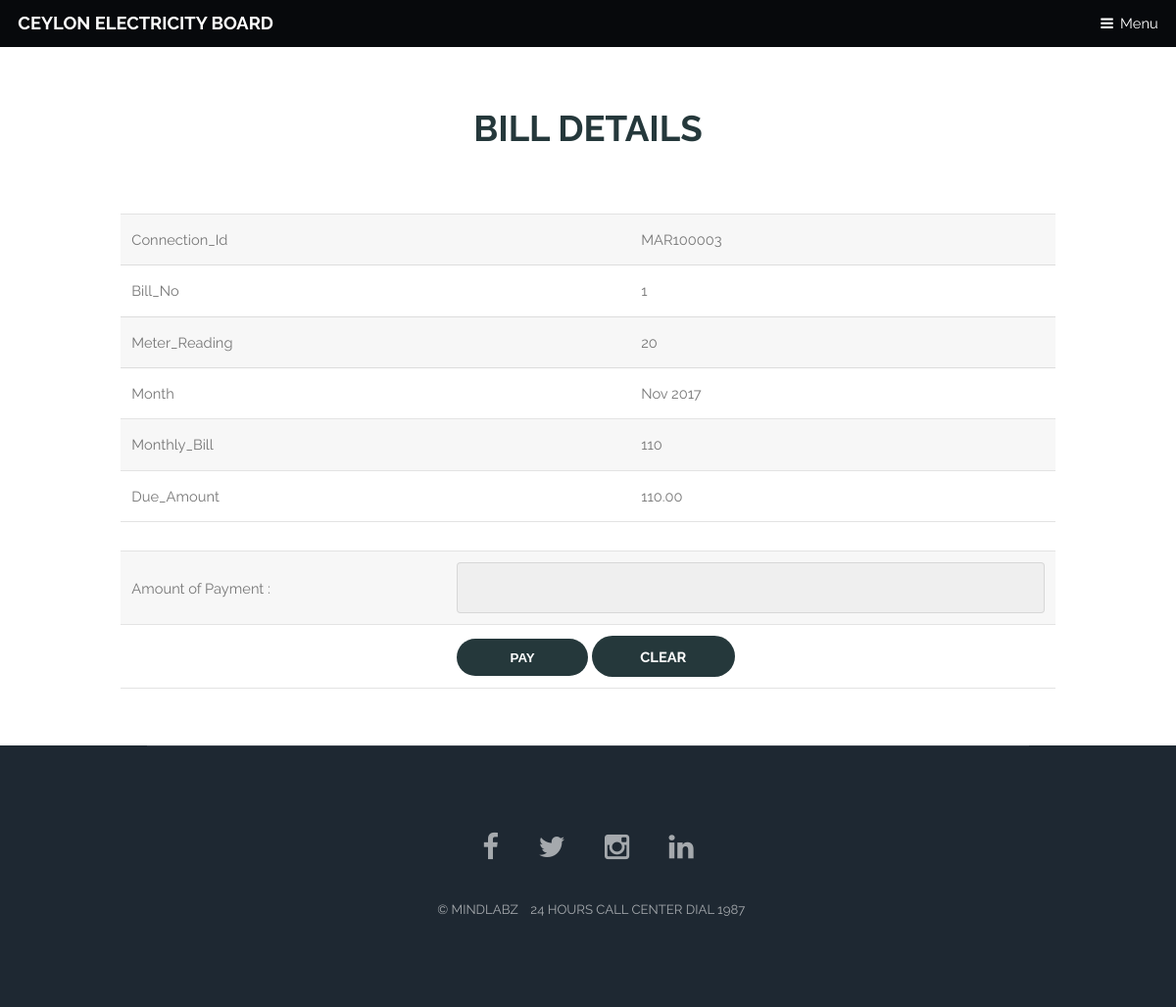
Screenshot of /Customer/php/Bill_payment/BillDetails.php (signed in) with the database file from the repository.
### tables this page shows
CREATE TABLE `bill_details` (
  `connection_id` varchar(10) NOT NULL,
  `bill_no` varchar(10) NOT NULL,
  `meter_reading` int(6) NOT NULL,
  `month` varchar(10) NOT NULL,
  `monthly_bill` varchar(10) NOT NULL,
  `reading_date` varchar(12) NOT NULL,
  `meter_reader_id` varchar(10) NOT NULL,
  `units` decimal(6,0) DEFAULT NULL
);

### Customer/php/Bill_payment/BillDetails.php (the view, shortened to what this page needs)
<?php
$con = new connec();
$conn = $con->makeConnection();
$user = $_SESSION['us'];
$sql = "SELECT * FROM (SELECT connection_id FROM customer NATURAL JOIN connection WHERE user_name = '$user') AS con_id NATURAL JOIN bill_details";
$result = $conn->query($sql);
$row = $result->fetch_assoc();
$connection_id = $row['connection_id'];
$bill_no = $row['bill_no'];
$meter_reading =$row['meter_reading'];
$month =$row['month'];
$monthly_bill =$row['monthly_bill'];
$sql2 = "SELECT due_amount FROM (SELECT customer_id FROM customer WHERE user_name = '$user')As connection NATURAL JOIN connection";
$result2 = $conn->query($sql2);
$row2 = $result2->fetch_assoc();
$due_amount = $row2['due_amount'];
?>
<html>
<head>
    <link rel="stylesheet" href="assets/css/main.css" />
</head>
<body>
<header id="header" class="skel-layers-fixed">
    <h1><a href="index.html">CEYLON ELECTRICITY BOARD</a></h1>
    <a href="#nav">Menu</a>
</header>
<section id="main" class="wrapper">
    <div class="container">
        <header class="major special">
            <h2>Bill Details</h2>
        </header>
        <section>
            <div class="table-wrapper">
                <table>
                    <tbody>
                    <tr>
                        <td>Connection_Id</td>
                        <td><?php echo $connection_id?></td>
                    </tr>
                    <tr>
                        <td>Bill_No</td>
                        <td><?php echo $bill_no?></td>
                    </tr>
                    <tr>
                        <td>Meter_Reading</td>
                        <td><?php echo $meter_reading?></td>
                    </tr>
                    <tr>
                        <td> Month</td>
                        <td><?php echo $month?></td>
                    </tr>
                    <tr>
                        <td>Monthly_Bill</td>
                        <td><?php echo $monthly_bill?></td>
                    </tr>
                    <tr>
                        <td>Due_Amount</td>
                        <td><?php echo $due_amount?></td>
                    </tr>
                    </tbody>
                </table>
            </div>
            <form action="dopayment.php" method="post" name="myform" id="myform">
                <table>
                    <tr>
                        <td>Amount of Payment :</td>
                        <td><input type="text" name="amount" required="1"/></td>
                    </tr>
                    <tr>
                        <td></td>
                        <td>
                            <button type="submit" value="pay" class="btn tf-btn btn-default" name="paybtn"/>Pay</button>
                            <input type="reset"  value="clear"/>
                        </td>
                    </tr>
                </table>
            </form>
        </section>
    </div>
</section>
<footer id="footer">
    <div class="inner">
        <ul class="icons">
            <li><a href="https://www.facebook.com/CeylonElectricityBoard/" class="icon fa-facebook">
                </a></li>
            <li><a href="https://twitter.com/CEB_lk?lang=en" class="icon fa-twitter">
                </a></li>
            <li><a href="#" class="icon fa-instagram">
                </a></li>
            <li><a href="https://www.linkedin.com/company/ceylon-electricity-board" class="icon fa-linkedin">
                </a></li>
        </ul>
        <ul class="copyright">
            <li>&copy; MINDLABZ</li>
            <li>24 hours call center DIAL 1987</li>
        </ul>
    </div>
</footer>
</body>
</html>

### rows the page displays
bill_details: bill_no "1", meter_reading "20", month "Nov 2017", monthly_bill "110"

### other values shown
$connection_id "MAR100003"
$due_amount "110.00"
